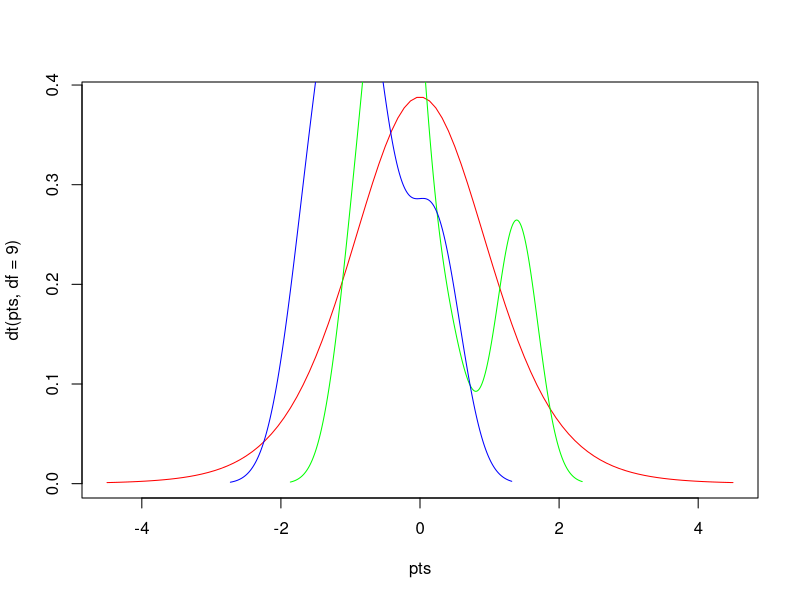

The R source for this figure:
# 01/16/2026, Pawar, Purpose: Test T-Test

# Generate dummy dataset
x = rnorm(10)
y = rnorm(10)

# Plot the variables x and y using a density plot
pts = seq(-4.5,4.5,length=100)
plot(pts,dt(pts,df=9),col='red',type='l')
lines(density(x), col='green')
lines(density(y), col='blue')




